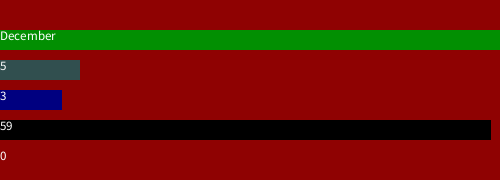
Frame 1 (no input)
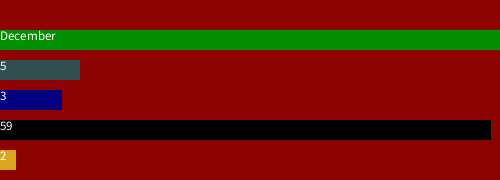
Frame 60 (the mouse pressed at the canvas centre just before this capture)
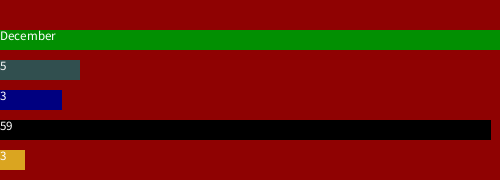
Frame 120 (the mouse held since frame 60 and released just before this capture)

The Processing sketch that drew these frames (run headless with seeded random() and noise(); from frame 60 on, the mouse is pressed at the canvas centre):

// Processing sketch: processing_107883
// ── processing_107883.pde

//August 31st 2013
//Highly-Accurate Horizontal Clock

//Beginning Properties
void setup()
{
  size(500, 180);
  background(143, 2, 2);
}

//Function that checks for conditions based on the month, and returns the daySize value
float daysizeCheck()
{
  //Defines time variables
  int y = year();
  int d = day();
  int mon = month();
  //Checks whether the year is a leap year or not
  int leapChecker = y % 4;
  //Defines daySize
  float daySize = 500*d/31;
  //Checks if the month has 31 days
  if (mon != 2 || mon != 4 || mon != 6 || mon != 9 || mon != 11)
  { 
    daySize = 500*d/31;
  }
  //Checks if the month is Febuary
  if (mon == 2)
  {
    daySize = 500*d/28;
  }
  //Checks if it's a leap year
  if (leapChecker == 0)
  {
    //Changes the number of days in Febuary to be 29
    if (mon == 2)
    {
      daySize = 500*d/29;
    }
  }
  //Checks if the month has 30 days
  if (mon == 1 || mon == 3 || mon == 5 || mon == 7 || mon ==  8 || mon == 10 || mon == 12)
  {
    daySize = 500*d/31;
  }
  //Returns the day size
  return daySize;
}
//Draws the clock
void draw() {
  
  //Text and Drawing Variables
  int textSize = 13;
  int widthValue = 20;
  
  //Clock Characteristics
  smooth();
  noStroke();
  
  //Time variables
  int y = year();
  int mon = month();
  int d = day();
  int h = hour();
  int m = minute();
  int s = second();
  

  //Rectangle Sizes
  int monthSize = 500*mon/12;
  float daySize = daysizeCheck();
  int secondSize = 500*s/60;
  int hourSize = 500*h/24;
  int minuteSize = 500*m/60;
  
  //Draws the month rectangle for the clock
  textSize(textSize);
  fill(2, 143, 2);
  rect(0, 30, monthSize, widthValue);

  //Resets the month bar value when it reaches its maximum value
  if ( monthSize == 0 )
  {
    fill(143, 2, 2);
    rect(0, 30, 500, widthValue);
  }
  else
  {
    fill(2, 143, 2);
    rect(0, 30, monthSize, widthValue);
  }

  //Makes the text white
  fill(255);  
  
  //Month Array
  String[] months = new String[12];
  months[0] = "January";
  months[1] = "Febuary";
  months[2] = "March";
  months[3] = "April";
  months[4] = "May";
  months[5] = "June";
  months[6] = "July";
  months[7] = "August";
  months[8] = "September";
  months[9] = "October";
  months[10] = "November";
  months[11] = "December";
  //Displays Month Text
  text(months[mon-1], 0, 40);
  fill(49, 79, 79);

  //Draws Day Rectangle for Clock
  rect(0, 60, daySize, widthValue);
  //Resets the day bar value when it reaches its maximum value
  if ( daySize == 0 )
  {
    fill(143, 2, 2);
    rect(0, 60, 500, widthValue);
  }
  else
  {
    fill(49, 79, 79);
    rect(0, 60, daySize, widthValue);
  }
  //Makes the text white
  fill(255);
  //Displays day text
  text(d, 0, 70);

  //Makes the rectangle blue
  fill(0, 0, 128);
  rect(0, 90, hourSize, widthValue);
  
  //Resets the hour bar value when it reaches its maximum value
  if (hourSize == 0)
  {
    fill(143, 2, 2);
    rect(0, 90, 500, widthValue);
  }
  else
  {
    fill(0, 0, 128);
    rect(0, 90, hourSize, widthValue);
  }
  //Makes the text white
  fill(255);
  //Displays the hour text
  text(h, 0, 100);

  //Makes the rectangle black
  fill(0);
  //Draws the minute rectangle
  rect(0, 120, minuteSize, widthValue);
  //Resets the minute bar value when it reaches its maximum value
  if (minuteSize == 0)
  {
    fill(143, 2, 2);
    rect(0, 120, 500, widthValue);
  }
  else
  {
    fill(0);
    rect(0, 120, minuteSize, widthValue);
  }
  //Makes the text white
  fill(255);
  //Displays the minute text
  text(m, 0, 130);
  
  //Draws the second rectangle
  rect(0, 150, secondSize, widthValue);
  //Resets the second bar when it reaches its maximum value
  if ( secondSize == 0 )
  {
    fill(143, 2, 2);
    rect(0, 150, 500, widthValue);
  }
  else
  {
    fill(218, 165, 32);
    rect(0, 150, secondSize, widthValue);
  }
  //Makes the text white
  fill(255);
  //Displays the second text
  text(s, 0, 160);
  
}
